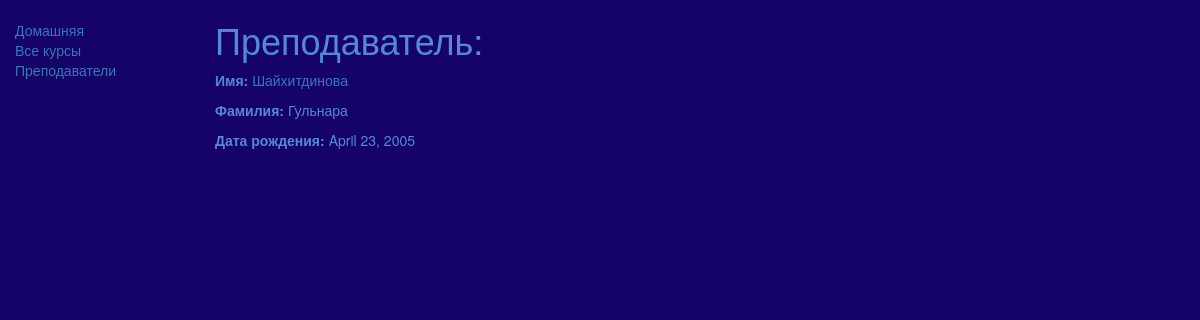
Screenshot of /firstapp/teacher/1 with the database file from the repository.
### firstapp/models.py (models this page shows, shortened)
class teacher(models.Model):
    first_name = models.CharField(max_length=100)
    last_name = models.CharField(max_length=100)
    date_of_birth = models.DateField(null=True, blank=True)

### firstapp/views.py (the view)
# urls.py: url(r'^teacher/(?P<pk>\d+)$', views.teacherDetailView.as_view(), name='Данные о преподавателе'),
class teacherDetailView(generic.DetailView):
    model = teacher

### firstapp/templates/firstapp/teacher_detail.html (shortened to what this page needs)
{% extends "base_generic.html" %}
{% block content %}
<h1>Преподаватель:</h1>
<p><strong>Имя:</strong> <a href="">{{ teacher.last_name }}</a></p>
<p><strong>Фамилия:</strong> {{ teacher.first_name }}</p>
<p><strong>Дата рождения:</strong> {{ teacher.date_of_birth }}</p>
{% endblock %}

### rows the page displays
teacher: last_name "Шайхитдинова", first_name "Гульнара", date_of_birth "April 23, 2005"
